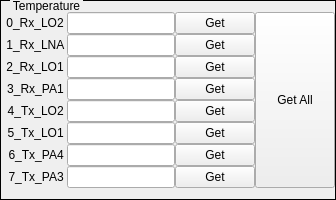
    <widget class="QGroupBox" name="groupBoxTemp">
     <property name="styleSheet">
      <string notr="true">QGroupBox{ border:1px solid black; margin-top:0.5ex; }
QGroupBox::title { subcontrol-origin:margin; subcontrol-position:top left; top:-1px; left:10px; margin-left: 0px; padding:0 1px; }</string>
     </property>
     <property name="title">
      <string>Temperature</string>
     </property>
     <property name="alignment">
      <set>Qt::AlignLeading|Qt::AlignLeft|Qt::AlignVCenter</set>
     </property>
     <property name="flat">
      <bool>false</bool>
     </property>
     <property name="checkable">
      <bool>false</bool>
     </property>
     <layout class="QHBoxLayout" name="horizontalLayout_3">
      <property name="spacing">
       <number>0</number>
      </property>
      <property name="leftMargin">
       <number>0</number>
      </property>
      <property name="rightMargin">
       <number>0</number>
      </property>
      <item>
       <layout class="QHBoxLayout" name="horizontalLayoutTemp">
        <property name="spacing">
         <number>0</number>
        </property>
        <item>
         <layout class="QVBoxLayout" name="verticalLayoutTemp">
          <property name="spacing">
           <number>0</number>
          </property>
          <item>
           <layout class="QHBoxLayout" name="horizontalLayoutTemp0">
            <property name="spacing">
             <number>0</number>
            </property>
            <item>
             <widget class="QLabel" name="labelTemp0">
              <property name="sizePolicy">
               <sizepolicy hsizetype="Preferred" vsizetype="Fixed">
                <horstretch>0</horstretch>
                <verstretch>0</verstretch>
               </sizepolicy>
              </property>
              <property name="minimumSize">
               <size>
                <width>66</width>
                <height>16</height>
               </size>
              </property>
              <property name="text">
               <string>0_Rx_LO2 </string>
              </property>
              <property name="alignment">
               <set>Qt::AlignRight|Qt::AlignTrailing|Qt::AlignVCenter</set>
              </property>
              <property name="buddy">
               <cstring>lineEditTemp0</cstring>
              </property>
             </widget>
            </item>
            <item>
             <widget class="QLineEdit" name="lineEditTemp0">
              <property name="sizePolicy">
               <sizepolicy hsizetype="Expanding" vsizetype="Fixed">
                <horstretch>5</horstretch>
                <verstretch>0</verstretch>
               </sizepolicy>
              </property>
             </widget>
            </item>
            <item>
             <widget class="QPushButton" name="pushButtonGetTemp0">
              <property name="sizePolicy">
               <sizepolicy hsizetype="Expanding" vsizetype="Fixed">
                <horstretch>2</horstretch>
                <verstretch>0</verstretch>
               </sizepolicy>
              </property>
              <property name="text">
               <string>Get</string>
              </property>
             </widget>
            </item>
           </layout>
          </item>
          <item>
           <layout class="QHBoxLayout" name="horizontalLayoutTemp1">
            <property name="spacing">
             <number>0</number>
            </property>
            <item>
             <widget class="QLabel" name="labelTemp1">
              <property name="sizePolicy">
               <sizepolicy hsizetype="Preferred" vsizetype="Fixed">
                <horstretch>0</horstretch>
                <verstretch>0</verstretch>
               </sizepolicy>
              </property>
              <property name="minimumSize">
               <size>
                <width>66</width>
                <height>16</height>
               </size>
              </property>
              <property name="text">
               <string>1_Rx_LNA </string>
              </property>
              <property name="alignment">
               <set>Qt::AlignRight|Qt::AlignTrailing|Qt::AlignVCenter</set>
              </property>
              <property name="buddy">
               <cstring>lineEditTemp1</cstring>
              </property>
             </widget>
            </item>
            <item>
             <widget class="QLineEdit" name="lineEditTemp1">
              <property name="sizePolicy">
               <sizepolicy hsizetype="Expanding" vsizetype="Fixed">
                <horstretch>5</horstretch>
                <verstretch>0</verstretch>
               </sizepolicy>
              </property>
             </widget>
            </item>
            <item>
             <widget class="QPushButton" name="pushButtonGetTemp1">
              <property name="sizePolicy">
               <sizepolicy hsizetype="Expanding" vsizetype="Fixed">
                <horstretch>2</horstretch>
                <verstretch>0</verstretch>
               </sizepolicy>
              </property>
              <property name="text">
               <string>Get</string>
              </property>
             </widget>
            </item>
           </layout>
          </item>
          <item>
           <layout class="QHBoxLayout" name="horizontalLayoutTemp2">
            <property name="spacing">
             <number>0</number>
            </property>
            <item>
             <widget class="QLabel" name="labelTemp2">
              <property name="sizePolicy">
               <sizepolicy hsizetype="Preferred" vsizetype="Fixed">
                <horstretch>0</horstretch>
                <verstretch>0</verstretch>
               </sizepolicy>
              </property>
              <property name="minimumSize">
               <size>
                <width>66</width>
                <height>16</height>
               </size>
              </property>
              <property name="text">
               <string>2_Rx_LO1 </string>
              </property>
              <property name="alignment">
               <set>Qt::AlignRight|Qt::AlignTrailing|Qt::AlignVCenter</set>
              </property>
              <property name="buddy">
               <cstring>lineEditTemp2</cstring>
              </property>
             </widget>
            </item>
            <item>
             <widget class="QLineEdit" name="lineEditTemp2">
              <property name="sizePolicy">
               <sizepolicy hsizetype="Expanding" vsizetype="Fixed">
                <horstretch>5</horstretch>
                <verstretch>0</verstretch>
               </sizepolicy>
              </property>
             </widget>
            </item>
            <item>
             <widget class="QPushButton" name="pushButtonGetTemp2">
              <property name="sizePolicy">
               <sizepolicy hsizetype="Expanding" vsizetype="Fixed">
                <horstretch>2</horstretch>
                <verstretch>0</verstretch>
               </sizepolicy>
              </property>
              <property name="text">
               <string>Get</string>
              </property>
             </widget>
            </item>
           </layout>
          </item>
          <item>
           <layout class="QHBoxLayout" name="horizontalLayoutTemp3">
            <property name="spacing">
             <number>0</number>
            </property>
            <item>
             <widget class="QLabel" name="labelTemp3">
              <property name="sizePolicy">
               <sizepolicy hsizetype="Preferred" vsizetype="Fixed">
                <horstretch>0</horstretch>
                <verstretch>0</verstretch>
               </sizepolicy>
              </property>
              <property name="minimumSize">
               <size>
                <width>66</width>
                <height>16</height>
               </size>
              </property>
              <property name="text">
               <string>3_Rx_PA1 </string>
              </property>
              <property name="alignment">
               <set>Qt::AlignRight|Qt::AlignTrailing|Qt::AlignVCenter</set>
              </property>
              <property name="buddy">
               <cstring>lineEditTemp3</cstring>
              </property>
             </widget>
            </item>
            <item>
             <widget class="QLineEdit" name="lineEditTemp3">
              <property name="sizePolicy">
               <sizepolicy hsizetype="Expanding" vsizetype="Fixed">
                <horstretch>5</horstretch>
                <verstretch>0</verstretch>
               </sizepolicy>
              </property>
             </widget>
            </item>
            <item>
             <widget class="QPushButton" name="pushButtonGetTemp3">
              <property name="sizePolicy">
               <sizepolicy hsizetype="Expanding" vsizetype="Fixed">
                <horstretch>2</horstretch>
                <verstretch>0</verstretch>
               </sizepolicy>
              </property>
              <property name="text">
               <string>Get</string>
              </property>
             </widget>
            </item>
           </layout>
          </item>
          <item>
           <layout class="QHBoxLayout" name="horizontalLayoutTemp4">
            <property name="spacing">
             <number>0</number>
            </property>
            <item>
             <widget class="QLabel" name="labelTemp4">
              <property name="sizePolicy">
               <sizepolicy hsizetype="Preferred" vsizetype="Fixed">
                <horstretch>0</horstretch>
                <verstretch>0</verstretch>
               </sizepolicy>
              </property>
              <property name="minimumSize">
               <size>
                <width>66</width>
                <height>16</height>
               </size>
              </property>
              <property name="text">
               <string>4_Tx_LO2 </string>
              </property>
              <property name="alignment">
               <set>Qt::AlignRight|Qt::AlignTrailing|Qt::AlignVCenter</set>
              </property>
              <property name="buddy">
               <cstring>lineEditTemp4</cstring>
              </property>
             </widget>
            </item>
            <item>
             <widget class="QLineEdit" name="lineEditTemp4">
              <property name="sizePolicy">
               <sizepolicy hsizetype="Expanding" vsizetype="Fixed">
                <horstretch>5</horstretch>
                <verstretch>0</verstretch>
               </sizepolicy>
              </property>
             </widget>
            </item>
            <item>
             <widget class="QPushButton" name="pushButtonGetTemp4">
              <property name="sizePolicy">
               <sizepolicy hsizetype="Expanding" vsizetype="Fixed">
                <horstretch>2</horstretch>
                <verstretch>0</verstretch>
               </sizepolicy>
              </property>
              <property name="text">
               <string>Get</string>
              </property>
             </widget>
            </item>
           </layout>
          </item>
          <item>
           <layout class="QHBoxLayout" name="horizontalLayoutTemp5">
            <property name="spacing">
             <number>0</number>
            </property>
            <item>
             <widget class="QLabel" name="labelTemp5">
              <property name="sizePolicy">
               <sizepolicy hsizetype="Preferred" vsizetype="Fixed">
                <horstretch>0</horstretch>
                <verstretch>0</verstretch>
               </sizepolicy>
              </property>
              <property name="minimumSize">
               <size>
                <width>66</width>
                <height>16</height>
               </size>
              </property>
              <property name="text">
               <string>5_Tx_LO1 </string>
              </property>
              <property name="alignment">
               <set>Qt::AlignRight|Qt::AlignTrailing|Qt::AlignVCenter</set>
              </property>
              <property name="buddy">
               <cstring>lineEditTemp5</cstring>
              </property>
             </widget>
            </item>
            <item>
             <widget class="QLineEdit" name="lineEditTemp5">
              <property name="sizePolicy">
               <sizepolicy hsizetype="Expanding" vsizetype="Fixed">
                <horstretch>5</horstretch>
                <verstretch>0</verstretch>
               </sizepolicy>
              </property>
             </widget>
            </item>
            <item>
             <widget class="QPushButton" name="pushButtonGetTemp5">
              <property name="sizePolicy">
               <sizepolicy hsizetype="Expanding" vsizetype="Fixed">
                <horstretch>2</horstretch>
                <verstretch>0</verstretch>
               </sizepolicy>
              </property>
              <property name="text">
               <string>Get</string>
              </property>
             </widget>
            </item>
           </layout>
          </item>
          <item>
           <layout class="QHBoxLayout" name="horizontalLayoutTemp6">
            <property name="spacing">
             <number>0</number>
            </property>
            <item>
             <widget class="QLabel" name="labelTemp6">
              <property name="sizePolicy">
               <sizepolicy hsizetype="Preferred" vsizetype="Fixed">
                <horstretch>0</horstretch>
                <verstretch>0</verstretch>
               </sizepolicy>
              </property>
              <property name="minimumSize">
               <size>
                <width>66</width>
                <height>16</height>
               </size>
              </property>
              <property name="text">
               <string>6_Tx_PA4 </string>
              </property>
              <property name="alignment">
               <set>Qt::AlignRight|Qt::AlignTrailing|Qt::AlignVCenter</set>
              </property>
              <property name="buddy">
               <cstring>lineEditTemp6</cstring>
              </property>
             </widget>
            </item>
            <item>
             <widget class="QLineEdit" name="lineEditTemp6">
              <property name="sizePolicy">
               <sizepolicy hsizetype="Expanding" vsizetype="Fixed">
                <horstretch>5</horstretch>
                <verstretch>0</verstretch>
               </sizepolicy>
              </property>
             </widget>
            </item>
            <item>
             <widget class="QPushButton" name="pushButtonGetTemp6">
              <property name="sizePolicy">
               <sizepolicy hsizetype="Expanding" vsizetype="Fixed">
                <horstretch>2</horstretch>
                <verstretch>0</verstretch>
               </sizepolicy>
              </property>
              <property name="text">
               <string>Get</string>
              </property>
             </widget>
            </item>
           </layout>
          </item>
          <item>
           <layout class="QHBoxLayout" name="horizontalLayoutTemp7">
            <property name="spacing">
             <number>0</number>
            </property>
            <item>
             <widget class="QLabel" name="labelTemp7">
              <property name="sizePolicy">
               <sizepolicy hsizetype="Preferred" vsizetype="Fixed">
                <horstretch>0</horstretch>
                <verstretch>0</verstretch>
               </sizepolicy>
              </property>
              <property name="minimumSize">
               <size>
                <width>66</width>
                <height>16</height>
               </size>
              </property>
              <property name="text">
               <string>7_Tx_PA3 </string>
              </property>
              <property name="alignment">
               <set>Qt::AlignRight|Qt::AlignTrailing|Qt::AlignVCenter</set>
              </property>
              <property name="buddy">
               <cstring>lineEditTemp7</cstring>
              </property>
             </widget>
            </item>
            <item>
             <widget class="QLineEdit" name="lineEditTemp7">
              <property name="sizePolicy">
               <sizepolicy hsizetype="Expanding" vsizetype="Fixed">
                <horstretch>5</horstretch>
                <verstretch>0</verstretch>
               </sizepolicy>
              </property>
             </widget>
            </item>
            <item>
             <widget class="QPushButton" name="pushButtonGetTemp7">
              <property name="sizePolicy">
               <sizepolicy hsizetype="Expanding" vsizetype="Fixed">
                <horstretch>2</horstretch>
                <verstretch>0</verstretch>
               </sizepolicy>
              </property>
              <property name="text">
               <string>Get</string>
              </property>
             </widget>
            </item>
           </layout>
          </item>
         </layout>
        </item>
        <item>
         <widget class="QPushButton" name="pushButtonGetTempAll">
          <property name="sizePolicy">
           <sizepolicy hsizetype="Fixed" vsizetype="Expanding">
            <horstretch>1</horstretch>
            <verstretch>0</verstretch>
           </sizepolicy>
          </property>
          <property name="text">
           <string>Get All</string>
          </property>
         </widget>
        </item>
       </layout>
      </item>
     </layout>
    </widget>
